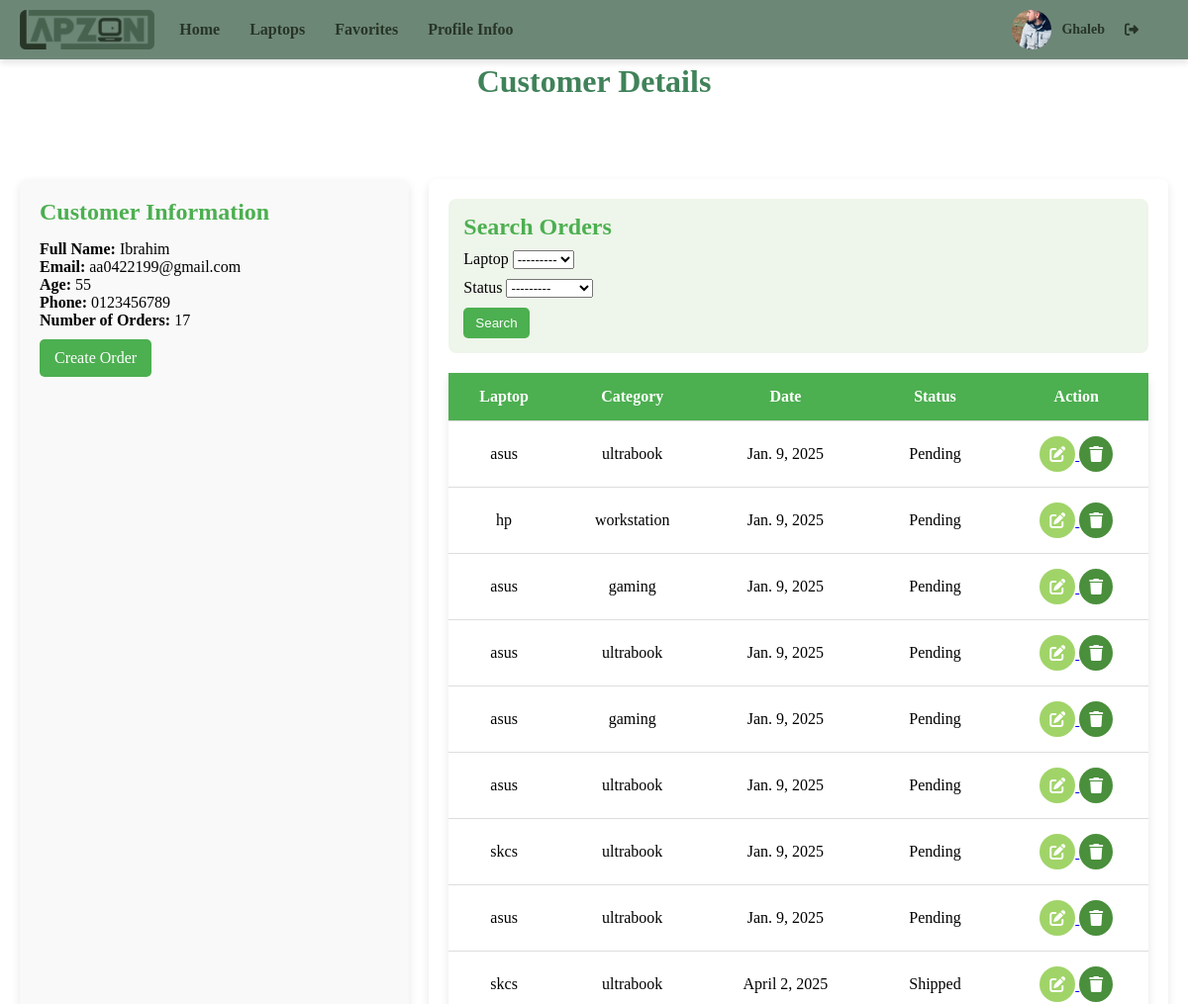
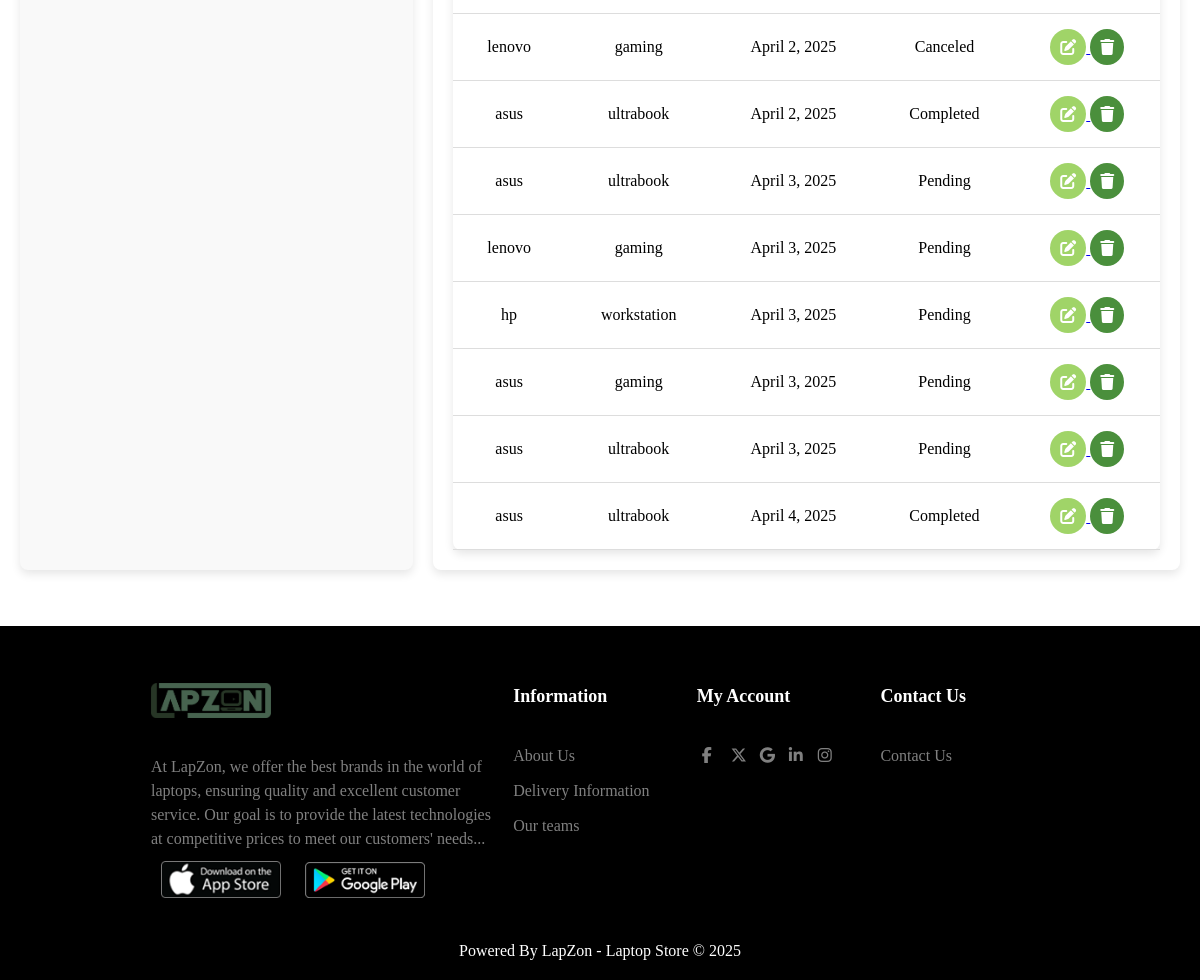
Page /customer/4 (signed in) on the committed database (2 pictures, top to bottom).
### laptopstore/models.py (models this page shows, shortened)
class Coustomer(models.Model):
    user = models.OneToOneField(User,null=True,on_delete=models.CASCADE)
    name = models.CharField(max_length=50,null=True)
    email = models.CharField(max_length=50,null=True)
    phone = models.CharField(max_length=50,null=True)
    avatar= models.ImageField(blank=True,null=True,default="avatar.png")
    age = models.CharField(max_length=50,null=True)
    date_Created = models.DateField(auto_now_add=True,null=True)

class Order(models.Model):
    STATUS = [
        ('Pending', 'Pending'),       # قيد الانتظار
        ('Completed', 'Completed'),   # مكتمل
        ('Canceled', 'Canceled'),     # ملغي
        ('Shipped', 'Shipped'),       # تم الشحن
        ('Processing', 'Processing'), # قيد المعالجة
    ]
    Coustomer=models.ForeignKey(Coustomer,null=True,on_delete=models.SET_NULL)
    Laptop=models.ForeignKey(Laptop,null=True,on_delete=models.SET_NULL)
    Tag=models.ManyToManyField(Tag)
    date_created = models.DateField(auto_now_add=True, null=True)
    status = models.CharField(max_length=20, choices=STATUS,null=True)  # حالة الطلب

class Laptop(models.Model):
    CATEGORY = [
        ('gaming', 'Gaming'),            # لابتوب مخصص للألعاب
        ('ultrabook', 'Ultrabook'),      # لابتوب خفيف ورفيع
        ('business', 'Business'),        # لابتوب مخصص للأعمال
        ('2-in-1', '2-in-1 Convertible'),# لابتوب يتحول إلى تابلت
        ('student', 'Student'),          # لابتوب للطلاب
        ('workstation', 'Workstation'),  # لابتوب محطة عمل
    ]
    Tag=models.ManyToManyField(Tag)
    name = models.CharField(max_length=50, null=True)
    category = models.CharField(max_length=20, choices=CATEGORY, null=True)  # فئة اللابتوب
    ram = models.CharField(max_length=50, null=True)
    rom = models.CharField(max_length=50, null=True)
    cpu = models.CharField(max_length=50, null=True)
    gpu = models.CharField(max_length=50, null=True)
    weight = models.DecimalField(max_digits=5, decimal_places=2, null=True)
    size_battery = models.CharField(max_length=50, null=True)
    size_monitor = models.CharField(max_length=50, null=True)
    camera = models.CharField(max_length=50, null=True)
    fingerprint = models.CharField(max_length=50, null=True)
    price = models.FloatField(null=True)
    description = models.TextField(null=True)
    date_created = models.DateField(auto_now_add=True, null=True)
    image_1 = models.ImageField(upload_to='laptop_images/', blank=True, null=True)
    image_2 = models.ImageField(upload_to='laptop_images/', blank=True, null=True)
    image_3 = models.ImageField(upload_to='laptop_images/', blank=True, null=True)
    image_4 = models.ImageField(upload_to='laptop_images/', blank=True, null=True)
    image_5 = models.ImageField(upload_to='laptop_images/', blank=True, null=True)
    def __str__(self):
        return self.name

### laptopstore/views.py (the view)
# urls.py: path('customer/<str:pk>',views.customer,name='customer'),
@login_required(login_url='login')
def customer(request,pk):
    customer=Coustomer.objects.get(id=pk)
    orders=customer.order_set.all()
    num_of_order=orders.count()
    searchfilter=ProductFilter(request.GET,queryset=orders)
    orders=searchfilter.qs
    context = {
        'customer': customer,
        'searchfilter': searchfilter,
        'orders': orders,
        'num_of_order': num_of_order,
    }
    return render(request,'laptopstore/customer.html',context)

### laptopstore/templates/laptopstore/customer.html
{% extends "laptopstore/main.html" %}
{% load static %}
{% block content %}
  <link rel="stylesheet" href="{% static 'css/customer.css' %}">
  <h1 class="page-title header">Customer Details</h1>
  <div class="customer-page">
    <div class="customer-info">
      <h2>Customer Information</h2>
      <div><strong>Full Name:</strong> {{ customer.name }}</div>
      <div><strong>Email:</strong> {{ customer.email }}</div>
      <div><strong>Age:</strong> {{ customer.age }}</div>
      <div><strong>Phone:</strong> {{ customer.phone }}</div>
      <div><strong>Number of Orders:</strong> {{ num_of_order }}</div>
      <a href="{% url 'create' customer.id %}" class="create-order-btn">Create Order</a>
    </div>
    <div class="orders-section">
      <div class="search-form">
        <h2>Search Orders</h2>
        <form method="GET">
          {% for field in searchfilter.form %}
            <div>
              <label>{{ field.label }}</label>
              {{ field }}
            </div>
          {% endfor %}
          <button type="submit">Search</button>
        </form>
      </div>
      <table class="table">
        <thead>
          <tr>
            <th>Laptop</th>
            <th>Category</th>
            <th>Date</th>
            <th>Status</th>
            <th>Action</th>
          </tr>
        </thead>
        <tbody>
          {% for item in orders %}
            <tr>
              <td>{{ item.Laptop }}</td>
              <td>{{ item.Laptop.category }}</td>
              <td>{{ item.date_created }}</td>
              <td>{{ item.status }}</td>
              <td>
                  <a class="btn " href="{% url 'update_order' item.id %}">
                    <i class="fa-solid fa-pen-to-square icon-edit"></i>
                  </a>
                  <a class="btn " href="{% url 'delete' item.id %}">
                    <i class="fa-solid fa-trash icon-delete"></i>
                  </a>
              </td>
            </tr>
          {% endfor %}
        </tbody>
      </table>
    </div>
  </div>
{% endblock %}

### laptopstore/templates/laptopstore/navbar.html (shortened to what this page needs)
{% load static %}
<link rel="stylesheet" href="{% static 'css/navbar.css' %}">
<nav class="custom-navbar">
  <a class="navbar-brand" href="{% url 'home' %}">
    <img src="{% static 'images/logooo.png' %}" alt="Logo" class="navbar-logo" />
  </a>
  <div class="navbar-menu">
    <ul class="navbar-links">
      <li><a href="{% url 'home' %}" class="nav-link">Home</a></li>
      <li><a href="{% url 'laptops' %}" class="nav-link">Laptops</a></li>
      <li><a href="{% url 'favorite_laptops' %}" class="nav-link">Favorites</a></li>
      <li><a href="{% url 'profile_info' %}" class="nav-link">Profile Infoo</a></li>
    </ul>
  </div>
  <div class="user-info">
    <img src="{{ request.user.coustomer.avatar.url }}" alt="User Avatar" class="user-avatar" />
    <span class="user-name">{{ request.user }}</span>
    <form method="POST" action="{% url 'logout' %}">
      <button type="submit" class="logout-btn">
        <i class="fa-solid fa-right-from-bracket"></i>
      </button>
    </form>
  </div>
</nav>

### laptopstore/static/css/style.css (style rules this page uses)
* { margin: 0; padding: 0; box-sizing: border-box; }

### laptopstore/static/css/header.css (style rules this page uses)
.header { max-width: 1000px; margin: 40px auto; text-align: center; padding: 20px 0; background: rgba(255, 255, 255, 0.4); backdrop-filter: blur(10px); color: #408259; border-radius: 10px; transition: all 0.5s ease; }

### laptopstore/static/css/navbar.css (style rules this page uses)
.custom-navbar { background-color:#6d8777; color: #92dd4b; display: flex; align-items: center; justify-content: flex-start; padding: 10px 20px; position: fixed; top: 0; left: 0; width: 100%; z-index: 1000; box-shadow: 0 4px 6px rgba(0, 0, 0, 0.1); }
.navbar-brand { display: flex; align-items: center; margin-right: 20px }
.navbar-logo { max-height: 40px; object-fit: contain; }
.navbar-menu { display: flex; flex-grow: 1; }
.navbar-links { list-style: none; display: flex; gap: 20px; margin: 0; padding: 0; }
.navbar-links li { display: inline-block; }
.navbar-links .nav-link { text-decoration: none; color: #273526; font-size: 16px; font-weight: bold; padding: 8px 5px; border-radius: 4px; transition: all 0.3s ease; }
.user-info { display: flex; align-items: center; margin-left: auto; padding-right: 30px; }
.user-avatar { width: 40px; height: 40px; border-radius: 50%; object-fit: cover; margin-right: 10px; }
.user-name { font-weight:bold; font-size: 14px; color: #273526; margin-right: 20px; }
.logout-btn { background: none; border: none; color: #273526; font-size: 14px; font-weight:bold; cursor: pointer; text-decoration: underline; }

### laptopstore/static/css/customer.css (style rules this page uses)
.customer-page { display: flex; gap: 20px; padding: 20px; }
.customer-info { flex: 1; background: #f9f9f9; padding: 20px; border-radius: 8px; box-shadow: 0 4px 10px rgba(0, 0, 0, 0.1); }
.customer-info h2 { color: #4caf50; margin-bottom: 15px; }
.orders-section { flex: 2; background: #fff; padding: 20px; border-radius: 8px; box-shadow: 0 4px 10px rgba(0, 0, 0, 0.1); }
.table { width: 100%; border-collapse: collapse; margin-top: 20px; background-color: #fff; border-radius: 8px; box-shadow: 0 4px 10px rgba(0, 0, 0, 0.1); }
.table th, .table td { padding: 15px; text-align: center; border-bottom: 1px solid #ddd; }
.table th { background-color: #4caf50; color: white; }
.icon-edit { color: white; background-color: #a0d468; padding: 10px; border-radius: 50%; transition: background-color 0.3s, transform 0.2s; }
.icon-delete { color: white; background-color: #4a8f3c; padding: 10px; border-radius: 50%; transition: background-color 0.3s, transform 0.2s; }
.create-order-btn { display: inline-block; margin-top: 10px; background-color: #4caf50; color: white; padding: 10px 15px; border-radius: 5px; text-decoration: none; transition: background-color 0.3s; }
.search-form { background: #eef5ea; padding: 15px; border-radius: 8px; margin-bottom: 20px; }
.search-form h2 { margin-bottom: 10px; color: #4caf50; }
.search-form form div { margin-bottom: 10px; }
.search-form button { background-color: #4caf50; color: white; padding: 8px 12px; border: none; border-radius: 5px; cursor: pointer; }

### rows in the picture
Coustomer: name "Ibrahim", email "aa0422199@gmail.com", age "55", phone "0123456789"
Order: Laptop "asus", Laptop.category "ultrabook", date_created "Jan. 9, 2025", status "Pending"
Order: Laptop "hp", Laptop.category "workstation", date_created "Jan. 9, 2025", status "Pending"
Order: Laptop "asus", Laptop.category "gaming", date_created "Jan. 9, 2025", status "Pending"
Order: Laptop "asus", Laptop.category "ultrabook", date_created "Jan. 9, 2025", status "Pending"
Order: Laptop "asus", Laptop.category "gaming", date_created "Jan. 9, 2025", status "Pending"
Order: Laptop "asus", Laptop.category "ultrabook", date_created "Jan. 9, 2025", status "Pending"
Order: Laptop "skcs", Laptop.category "ultrabook", date_created "Jan. 9, 2025", status "Pending"
Order: Laptop "asus", Laptop.category "ultrabook", date_created "Jan. 9, 2025", status "Pending"
Order: Laptop "skcs", Laptop.category "ultrabook", date_created "April 2, 2025", status "Shipped"
Order: Laptop "lenovo", Laptop.category "gaming", date_created "April 2, 2025", status "Canceled"
Order: Laptop "asus", Laptop.category "ultrabook", date_created "April 2, 2025", status "Completed"
Order: Laptop "asus", Laptop.category "ultrabook", date_created "April 3, 2025", status "Pending"
Order: Laptop "lenovo", Laptop.category "gaming", date_created "April 3, 2025", status "Pending"
Order: Laptop "hp", Laptop.category "workstation", date_created "April 3, 2025", status "Pending"
Order: Laptop "asus", Laptop.category "gaming", date_created "April 3, 2025", status "Pending"
Order: Laptop "asus", Laptop.category "ultrabook", date_created "April 3, 2025", status "Pending"
Order: Laptop "asus", Laptop.category "ultrabook", date_created "April 4, 2025", status "Completed"

### other values in the picture
{{ request.user }} "Ghaleb"
{{ num_of_order }} "17"
{{ field.label }} "Laptop" "Status"
